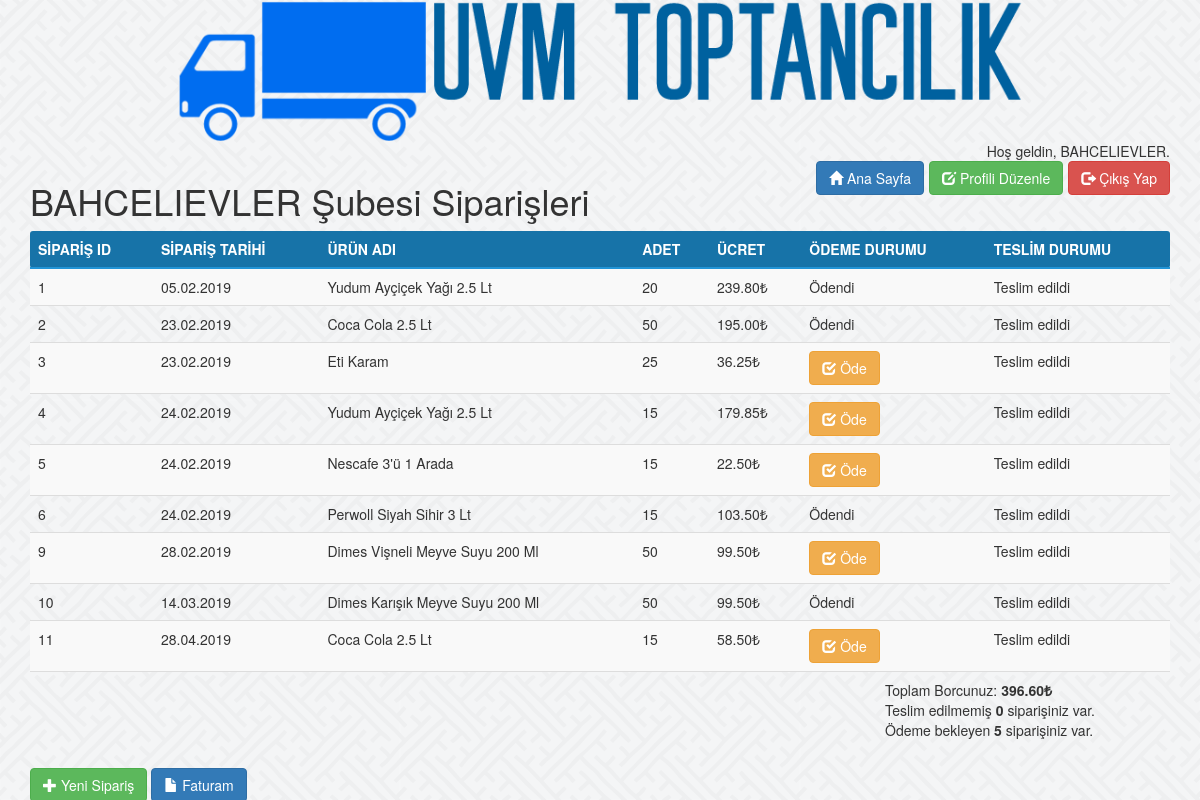
The page /index.php (signed in) on the database its author committed.
### tables this page shows
CREATE TABLE `siparisler` (
  `id` int(11) NOT NULL,
  `sube` int(11) NOT NULL,
  `urun` int(11) NOT NULL,
  `adet` int(11) NOT NULL,
  `ucret` decimal(13,2) NOT NULL,
  `tarih` date NOT NULL,
  `odeme` text NOT NULL
);

CREATE TABLE `urunler` (
  `id` int(11) NOT NULL,
  `ad` text NOT NULL,
  `stok` int(11) NOT NULL,
  `fiyat` decimal(13,2) NOT NULL
);

### usd_to_try.php (called while the page is built)
<?php
function usd_to_try($metin) {
    $yeni_metin = substr($metin, 0) . "₺";
    return $yeni_metin;
}
?>

### siparistakip.php (the view, shortened to what this page needs)
<?php
require 'config.php';
require 'usd_to_try.php';
if(isset($_SESSION["subeid"])) {
$subeid = $_SESSION["subeid"];
echo '
<!DOCTYPE html>
<html lang="tr">
  <head>
    <link rel="stylesheet" href="css/bootstrap.min.css"/>
    <link rel="stylesheet" href="css/style.css"/>
  </head>
  <body>
  <div class="container">
  <a href="index.php"><img class="img-responsive center-block" src="images/logo.png" style="width:75%" title="UVM Toptancılık"/></a>
  <div class="pull-right">Hoş geldin, ' . $_SESSION["subead"] . '.</div><br>
        <a class="btn btn-danger pull-right" onClick="cikisonay()"><span class="glyphicon glyphicon-log-out"></span> Çıkış Yap</a>
        <a class="btn btn-success pull-right" href="profiliduzenle.php" style="margin-right: 5px"><span class="glyphicon glyphicon-edit"></span> Profili Düzenle</a>
        <a class="btn btn-primary pull-right" href="index.php" style="margin-right: 5px"><span class="glyphicon glyphicon-home"></span> Ana Sayfa</a>
<h1> ' . $_SESSION["subead"] . ' Şubesi Siparişleri </h1>
<table class="table table-striped">
<thead class="thead-dark">
<tr>
<th>SİPARİŞ ID</th>
<th>SİPARİŞ TARİHİ</th>
<th>ÜRÜN ADI</th>
<th>ADET</th>
<th>ÜCRET</th>
<th>ÖDEME DURUMU</th>
<th>TESLİM DURUMU</th>
</tr>
</thead>
<tbody>';
$siparisler = $db->prepare("
  SELECT siparisler.id,siparisler.tarih,urunler.ad uad,siparisler.adet,siparisler.ucret,siparisler.odeme
  FROM siparisler
  INNER JOIN subeler ON siparisler.sube = subeler.id
  INNER JOIN urunler ON siparisler.urun = urunler.id
  WHERE subeler.id = '$subeid'
  ORDER BY id ASC");
$siparisler->execute();
$yolsiparis = 0;
$odenmemis = 0;
while ($row = $siparisler->fetch(PDO::FETCH_ASSOC)) {
  echo "<tr>";
  $id = $row['id'];
  echo "<td>" . $id . "</td>";
  $tarih = $row['tarih'];
  $ftarih =   date('d.m.Y', strtotime($tarih));
  echo "<td>" . $ftarih . "</td>";
  $urun = $row['uad'];
  echo "<td>" . $urun . "</td>";
  $adet = $row['adet'];
  echo "<td>" . $adet . "</td>";
  $ucret = $row['ucret'];
  echo "<td>" . usd_to_try($ucret) . "</td>";
  $odeme = $row['odeme'];
  if($odeme == "Ödendi") {
      echo "<td>" . $odeme . "</td>";
  }
  else {
    echo "<td> <a class='btn btn-warning' onclick='odemeOnay(" . $id . "," . $ucret . ")'><span class='glyphicon glyphicon-check'></span> Öde</a> </td>";
    $odenmemis++;
  }
  $tarih1 = strtotime($tarih);
  $bugun = strtotime(date('Y-m-d'));
  $fark = $bugun - $tarih1;
  $teslimgunu = 3 - ($fark / 86400);
  if($fark >= 259200)
  {
    if($teslimgunu == 0)
    {
        echo "<td title='Bugün'>Teslim edildi</td>";
    }
    else {
        echo "<td title='" . substr($teslimgunu,1) . " gün önce'>Teslim edildi</td>";
    }
  }
  else {
    echo "<td title='". $teslimgunu . " gün kaldı'>Yolda</td>";
    $yolsiparis++;
  }
  echo "</tr>";
}
$sorgu = $db->prepare("SELECT sum(ucret) FROM siparisler WHERE sube = '$subeid' AND odeme = 'Ödenmedi'");
$sorgu->execute();
$toplam = $sorgu->fetch(PDO::FETCH_ASSOC);
$sonuc = $toplam['sum(ucret)'];
if(isset($sonuc)) {
  echo "<td colspan='7' style='padding-left:75%'>Toplam Borcunuz: <strong>" . usd_to_try($sonuc) . "</strong>
  <br> Teslim edilmemiş<strong> " . $yolsiparis . " </strong>siparişiniz var.
  <br> Ödeme bekleyen<strong> " . $odenmemis . "</strong> siparişiniz var.</td>";
}
else {
  echo "<td colspan='7' style='padding-left:75%'>Toplam Borcunuz: <strong>0₺</strong>
  <br> Teslim edilmemiş<strong> " . $yolsiparis . " </strong>siparişiniz var.
  <br> Ödeme bekleyen<strong> " . $odenmemis . "</strong> siparişiniz var.</td>";
}
echo '</tbody>
</table>
<a class="btn btn-success" data-toggle="modal" data-target="#YeniSiparisModal"><span class="glyphicon glyphicon-plus"></span> Yeni Sipariş</a> </td>
<a class="btn btn-primary" onclick="fatura()"><span class="glyphicon glyphicon-file"></span> Faturam</a> </td>
<div id="YeniSiparisModal" class="modal fade" role="dialog">
  <div class="modal-dialog modal-ku">
    <div class="modal-content">
      <div class="modal-header">
        <button type="button" class="close" data-dismiss="modal">&times;</button>
        <h4 class="modal-title">Yeni Sipariş</h4>
      </div>
      <div class="modal-body">
  <form name="yenisiparisform" method="post" action="yenisiparis.php" onsubmit="return formDogrula()">
    <div class="form-group row">
      <div class="col-sm-12">
      <label for="name">Ürün Seçiniz</label>
      <select name="urun" onchange="siparisTutari(this.value,form.adet.value)">';
      echo '</select>
      </div>
    </div>
    <div class="form-group row">
      <div class="col-sm-12">
      <label for="name">Adet</label>
      <input type="text" class="form-control" name="adet" id="ex1" autocomplete="off" onkeyup="siparisTutari(form.urun.value,this.value)" onkeypress="return sayiKontrol(event)">
      </div>
    </div>
    <div class="checkbox">
      <label><input type="checkbox" name="odeme"> Şimdi Öde</label>
    </div>
    <p id="tutar"></p>
      </div>
      <div class="modal-footer">
        <input type="submit" class="btn btn-success" value="Siparişi Tamamla">
        <button type="button" class="btn btn-default" data-dismiss="modal">Kapat</button>
      </div>
  </form>
    </div>
  </div>
</div>
</div>
</body>
</html>';
}
else {
  header("Location: index.php");
}
?>

### index.php (shortened to what this page needs)
<?php
if (isset($_SESSION["subeid"])) {
	require("siparistakip.php");
}
else {
	require("giris.php");
}
?>

### css/style.css (style rules this page uses)
body { background-image: url("../images/sayagata.png"); background-repeat: repeat; }
img { opacity: 1; }
.table .thead-dark th { color: #fff; background-color: #1773a8; border-color: #2294d6; }
table th:nth-child(1) { border-radius: 3px 0px 0px 3px; }
table th:nth-last-child(1) { border-radius: 0px 3px 3px 0px; }

### rows shown on the page
siparisler: id "1", tarih "05.02.2019", urunler.ad "Yudum Ayçiçek Yağı 2.5 Lt", adet "20", ucret "239.80₺", odeme "Ödendi"
siparisler: id "2", tarih "23.02.2019", urunler.ad "Coca Cola 2.5 Lt", adet "50", ucret "195.00₺", odeme "Ödendi"
siparisler: id "3", tarih "23.02.2019", urunler.ad "Eti Karam", adet "25", ucret "36.25₺"
siparisler: id "4", tarih "24.02.2019", urunler.ad "Yudum Ayçiçek Yağı 2.5 Lt", adet "15", ucret "179.85₺"
siparisler: id "5", tarih "24.02.2019", urunler.ad "Nescafe 3'ü 1 Arada", adet "15", ucret "22.50₺"
siparisler: id "6", tarih "24.02.2019", urunler.ad "Perwoll Siyah Sihir 3 Lt", adet "15", ucret "103.50₺", odeme "Ödendi"
siparisler: id "9", tarih "28.02.2019", urunler.ad "Dimes Vişneli Meyve Suyu 200 Ml", adet "50", ucret "99.50₺"
siparisler: id "10", tarih "14.03.2019", urunler.ad "Dimes Karışık Meyve Suyu 200 Ml", adet "50", ucret "99.50₺", odeme "Ödendi"
siparisler: id "11", tarih "28.04.2019", urunler.ad "Coca Cola 2.5 Lt", adet "15", ucret "58.50₺"

### other values the page prints
$_SESSION["subead"] "BAHCELIEVLER"
usd_to_try($sonuc) "396.60₺"
$yolsiparis "0"
$odenmemis "5"
